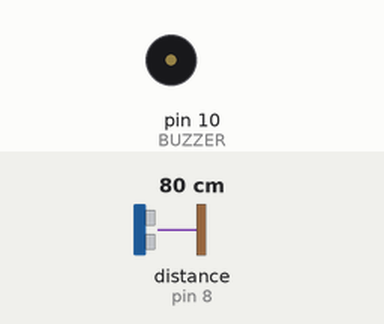
Simulated run of this sketch. Board: Arduino Uno, built with avr-gcc and run on an emulated ATmega328P. On the bench: buzzer (waves = sounding). Inputs (shaded band) come from the test bench; at power-on: distance to the obstacle (sensor on pin 8) 80 cm. The echo pulse lasts 58.3 µs per cm; what the sketch prints to the serial monitor is not drawn.

Above: at 1.2 s.
1.3 s: distance to the obstacle (sensor on pin 8) set to 56 cm
2.8 s: distance to the obstacle (sensor on pin 8) set to 45 cm
At 2.96 s:
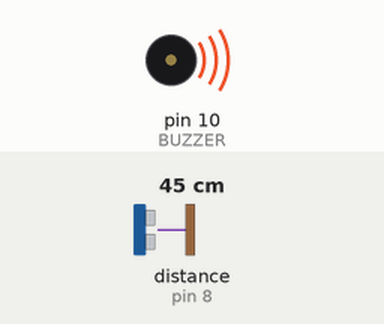
5.8 s: distance to the obstacle (sensor on pin 8) set to 9 cm
Timing chart, 0 to 8.8 s (numbered marks = the images above; inputs shaded):
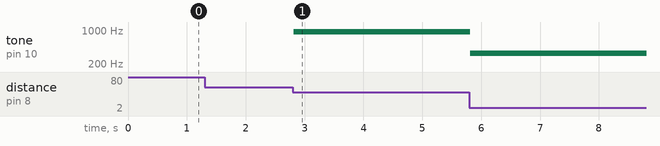

Measured:
- the behaviour switches between 51 and 50 cm on distance to the obstacle (sensor on pin 8) (found by bisection; images 0 and 1)
- after the input at 2.8 s, tone on pin 10 (BUZZER): silent → 918 Hz at once

The sketch:

theremin.ino
```cpp
#define TRIG 9
#define ECHO 8
#define BUZZER 10

#define MIN_PITCH 200
#define MAX_PITCH 1000
#define MIN_DIST 1
#define MAX_DIST 50

#include <HCSR04.h>

UltraSonicDistanceSensor sensor(TRIG, ECHO);

void setup()
{
  Serial.begin(9600);
  pinMode(TRIG, OUTPUT);
  pinMode(ECHO, INPUT);
  pinMode(BUZZER, OUTPUT);
}

void loop()
{
  int cm = sensor.measureDistanceCm();
  Serial.println(cm);
  if (cm < MIN_DIST || cm > MAX_DIST)
  {
    tone(BUZZER, 0, 10);
  }
  else
  {
    unsigned int pitch = map(cm, MIN_DIST, MAX_DIST, MIN_PITCH, MAX_PITCH);
    tone(BUZZER, pitch, 10);
  }
  delay(10);

}
```
